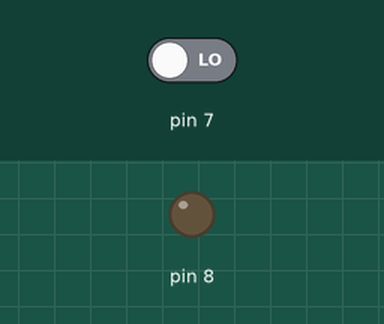
Simulated run of this sketch. Board: Arduino Uno, built with avr-gcc and run on an emulated ATmega328P. Shown: output pins drawn as LEDs (lit = HIGH). Inputs (shaded band) come from the test bench; at power-on: pin 7 LOW. What the sketch prints to the serial monitor is not drawn.

Above: at 1.2 s.
1.3 s: pin 7 driven HIGH
At 2.5 s:
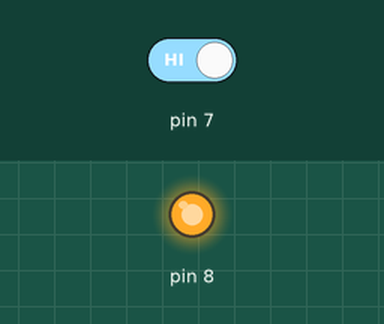
2.8 s: pin 7 driven LOW
At 3.7 s:
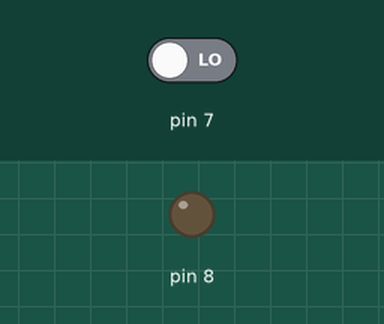
Timing chart, 0 to 5.8 s (numbered marks = the images above; inputs shaded):
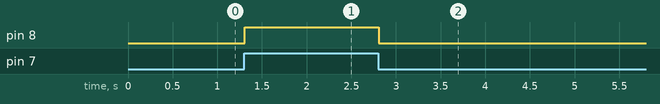

The sketch:

LED_btn.ino
```cpp
void setup() {
  Serial.begin(9600);

  pinMode(8, OUTPUT);
  // 7번 핀을 Digital Input으로 설정
  pinMode(7, INPUT);
}

void loop() {
  int readValue = digitalRead(7);
  // 시리얼 모니터에 값 출력
  Serial.println(readValue);

  // 7번 핀에서 읽은 값에 따라 LED On/Off 제어
  if (readValue == HIGH) {
    digitalWrite(8, HIGH);
  } else {
    digitalWrite(8, LOW);
  }
}
```

Measured:
- after the input at 1.3 s, pin 8: LOW → HIGH at once
- after the input at 2.8 s, pin 8: HIGH → LOW at once
